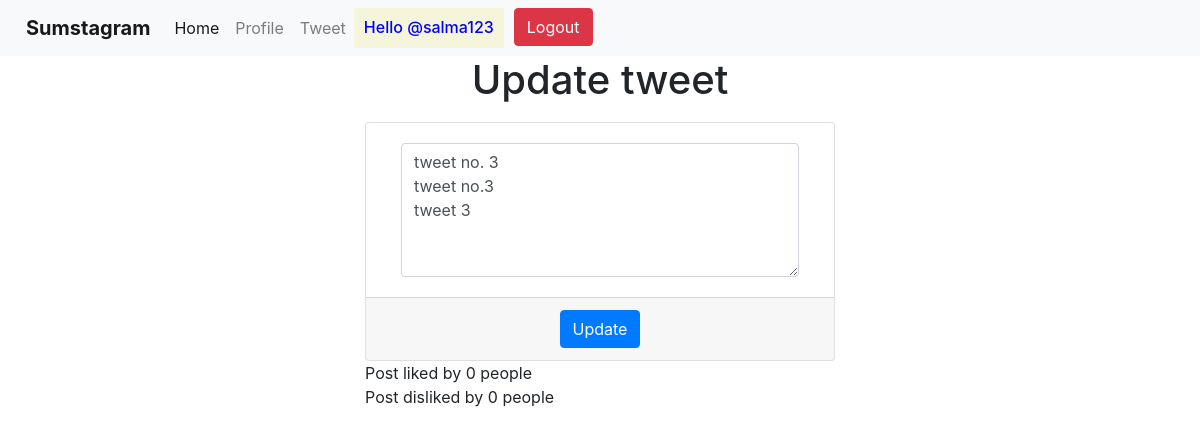
Screenshot of /display/3 (signed in) with the database file from the repository.
### app1/models.py (models this page shows, shortened)
class Tweet(models.Model):
    usern = models.CharField(max_length=20)
    date = models.DateTimeField(auto_now_add=True)
    tweet = models.CharField(max_length=300)
    likes = models.ManyToManyField(User, related_name="post_likes")
    dislikes = models.ManyToManyField(User, related_name="post_dislikes")

### app1/views.py (the view)
# urls.py: path("display/<str:post_id>", views.render_display, name="display"),
def render_display(request, post_id):
    t = Tweet.objects.get(id=post_id)
    if request.user.username == t.usern:
        print("Who tryna update:", request.user.username)
        print("Who can update:", t.usern)
        print(request.user.username == t.usern)
        if request.method == "POST":
            new_tweet = request.POST.get('tweet')
            t.tweet = new_tweet
            t.save()
            messages.success(request, "Tweet successfully updated")
            return redirect('home')
        return render(request, 'single.html', {"tweet": t})
    print("Likes:", t.likes.all())
    print("Dislikes:", t.dislikes.all())
    return render(request, "post.html", {"tweet": t})

### templates/single.html (shortened to what this page needs)
<!doctype html>
<html lang="en">
<head>
    <link href="https://cdn.jsdelivr.net/npm/bootstrap@5.3.3/dist/css/bootstrap.min.css" rel="stylesheet"
>
</head>
<body>
    {% include 'navbar.html' %}
    <h1 align="center">Update tweet</h1>
    <div class="container col-lg-5" style="padding-top: 10px;">
        <div class="card">
            <form method="POST"> {% csrf_token %}
                <div class="card-body" align="center">
                    <div class="container col-lg-12">
                    <textarea class="form-control" name="tweet" rows="5">{{ tweet.tweet }}</textarea>
                </div>
                </div>
                <div class="card-footer" align="center">
                    <button type="submit" class="btn btn-primary">Update</button>
                </div>
            </form>
        </div>
        Post liked by {{ tweet.likes.count }} people <br>
        Post disliked by {{ tweet.dislikes.count }} people
    </div>
</body>
</html>

### templates/navbar.html (shortened to what this page needs)
<link rel="stylesheet" href="https://cdn.jsdelivr.net/npm/bootstrap@4.0.0/dist/css/bootstrap.min.css">
<nav class="navbar navbar-expand-lg navbar-light bg-light">
  <a class="navbar-brand" href="{% url 'home' %}" style="padding-left: 10px;"><strong>Sumstagram</strong></a>
  <div class="collapse navbar-collapse" id="navbarSupportedContent">
    <ul class="navbar-nav mr-auto">
      <li class="nav-item active">
        <a class="nav-link" href="{% url 'home' %}">Home</a>
      </li>
      <li class="nav-item">
        <a class="nav-link" href="{% url 'profile' %}">Profile</a>
      </li>
      <li class="nav-item">
        <a class="nav-link" href="{% url 'create' %}">Tweet</a>
      </li>
      {% if request.user.is_authenticated %}
      <div style="background-color: beige; border: 10px">
      <h6 align="center" style="padding-top: 10px; padding-left: 10px; padding-right: 10px; color: blue">Hello @{{ request.user.username }}</h6>
    </div>
      <li >
        <a href="{% url 'logout' %}" style="padding-left: 10px;">
        <button class="btn btn-danger my-2 my-sm-0" type="submit">Logout</button>
      </a>
      </li>
      {% endif %}
    </ul>
  </div>
</nav>

### rows the page displays
Tweet: tweet "tweet no. 3 tweet no.3 tweet 3", likes.count "0", dislikes.count "0"

### other values shown
{{ request.user.username }} "salma123"
